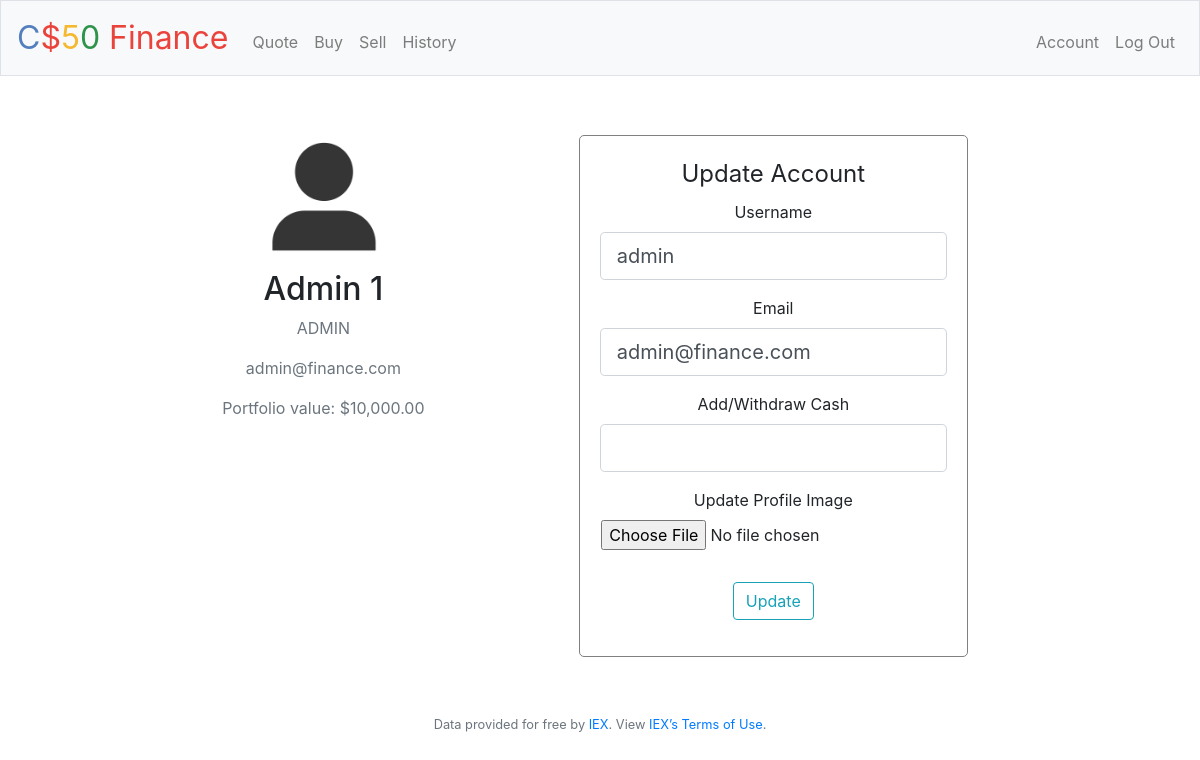
Page /account (signed in) on the committed database.
### webapp/users/models.py (models this page shows, shortened)
class User(db.Model, UserMixin):
    __tablename__ = 'user'
    id = db.Column(db.Integer, primary_key=True)
    first_name = db.Column(db.String(30))
    last_name = db.Column(db.String(255))
    username = db.Column(db.String(20), unique=True, nullable=False)
    email = db.Column(db.String(120), unique=True, nullable=False)
    password = db.Column(db.String(60), nullable=False)
    image_file = db.Column(db.String(20), nullable=False, default='default.png')
    bio = db.Column(db.TEXT)
    created_on = db.Column(db.DateTime, nullable=False, default=datetime.utcnow)
    last_online = db.Column(db.DateTime, nullable=False, default=datetime.utcnow)
    starting_cash = db.Column(db.Float, nullable=False)
    cash = db.Column(db.Float, default=0.00)
    portfolio_value = db.Column(db.Float, default=0.00)
    portfolio_size = db.Column(db.Integer, nullable=False, default=0)
    num_buys = db.Column(db.Integer, nullable=False, default=0)
    num_sales = db.Column(db.Integer, nullable=False, default=0)
    num_equal_sales = db.Column(db.Integer, nullable=False, default=0)
    num_positive_sales = db.Column(db.Integer, nullable=False, default=0)
    num_negative_sales = db.Column(db.Integer, nullable=False, default=0)
    last_buy = db.Column(db.DateTime)
    last_sale = db.Column(db.DateTime)
    status = db.Column(db.Boolean, nullable=False, server_default='1')
    access = db.Column(db.Integer, nullable=False, default=1)
    roles = db.relationship('Role', secondary='user_roles')
    shares = db.relationship('Share', backref='owner', lazy=True)
    transactions = db.relationship('Transaction', backref='user', lazy=True)

### webapp/users/routes.py (the view)
@users.route("/account", methods=['GET', 'POST'])
@login_required
def account():
    form = UpdateAccountForm()
    if form.validate_on_submit():
        if form.image.data:
            image_file = save_image(form.image.data)
            current_user.image_file = image_file
        current_user.username = form.username.data
        current_user.email = form.email.data
        current_user.cash += form.cash.data
        db.session.commit()
        flash('Your account has been updated!', 'success')
        return redirect(url_for('users.account'))
    elif request.method == 'GET':
        form.username.data = current_user.username
        form.email.data = current_user.email
    image_file = url_for('static', filename=f'profile_pics/{current_user.image_file}')
    return render_template('account.html', title='Account', image_file=image_file, form=form)

### webapp/users/forms.py (shortened to what this page needs)
class UpdateAccountForm(FlaskForm):
    username = StringField('Username',
                           validators=[Length(min=2, max=20)])
    email = StringField('Email',
                        validators=[Email()])
    cash = FloatField('Add/Withdraw Cash')
    image = FileField('Update Profile Image', validators=[FileAllowed(['jpg', 'jpeg', 'png'])])
    submit = SubmitField('Update')

### webapp/users/models.py (called while the page is built)
@login_manager.user_loader
def load_user(user_id):
    return User.query.get(int(user_id))

### webapp/templates/account.html (shortened to what this page needs)
{% extends "layout.html" %}
{% block main %}
    <div class="account">
        <div class="account-info">
            <img class="rounded-circle account-img" src="{{ image_file }}">
            <div class="media-body">
                <h2 class="account-heading">{{ current_user.first_name }} {{ current_user.last_name }} </h2>
                <p class="text-secondary">{{ current_user.username.upper() }}</p>
                <p class="text-secondary"> {{ current_user.email }}</p>
                <p class="text-secondary"> Portfolio value: {{ '${:,.2f}'.format(current_user.cash + current_user.portfolio_value) }}</p>
            </div>
        </div>
        <div class="account-update-form">
            <form action="" method="post" enctype="multipart/form-data">
                <legend>Update Account</legend>
                <fieldset class="form-group">
                    <div class="form-group">
                        {{ form.username.label(class="form-control-label") }}
                        {% if form.username.errors %}
                            {{ form.username(class="form-control form-control-lg is-invalid") }}
                            <div class="invalid-feedback">
                                {% for error in form.username.errors %}
                                    <span>{{ error }}</span>
                                {% endfor %}
                            </div>
                        {% else %}
                            {{ form.username(class="form-control form-control-lg") }}
                        {% endif %}
                    </div>
                    <div class="form-group">
                        {{ form.email.label(class="form-control-label") }}
                        {% if form.email.errors %}
                            {{ form.email(class="form-control form-control-lg is-invalid") }}
                            <div class="invalid-feedback">
                                {% for error in form.email.errors %}
                                    <span>{{ error }}</span>
                                {% endfor %}
                            </div>
                        {% else %}
                            {{ form.email(class="form-control form-control-lg") }}
                        {% endif %}
                    </div>
                    <div class="form-group">
                        {{ form.cash.label(class="form-control-label") }}
                        {% if form.cash.errors %}
                            {{ form.cash(class="form-control form-control-lg is-invalid") }}
                            <div class="invalid-feedback">
                                {% for error in form.cash.errors %}
                                    <span>{{ error }}</span>
                                {% endfor %}
                            </div>
                        {% else %}
                            {{ form.cash(class="form-control form-control-lg") }}
                        {% endif %}
                    </div>
                    <div class="form-group">
                        {{ form.image.label() }}
                        {{ form.image(class="form-control-file", id="account-update-img") }}
                    </div>
                </fieldset>
                <div class="form-group">
                    {{ form.submit(class="btn btn-outline-info") }}
                </div>
            </form>
        </div>
    </div>
{% endblock main %}

### webapp/templates/layout.html (shortened to what this page needs)
<!DOCTYPE html>
<html lang="en">
    <head>
        <link href="https://maxcdn.bootstrapcdn.com/bootstrap/4.1.3/css/bootstrap.min.css" rel="stylesheet">
        <link href="{{ url_for('static', filename='css/styles.css') }}" rel="stylesheet">
    </head>
    <body>
        <nav class="navbar navbar-expand-md navbar-light bg-light border">
            <a class="navbar-brand" href="/"><span class="blue">C</span><span class="red">$</span><span class="yellow">5</span><span class="green">0</span> <span class="red">Finance</span></a>
            <div class="collapse navbar-collapse" id="navbar">
                {% if current_user.is_authenticated %}
                    <ul class="navbar-nav mr-auto mt-2">
                        <li class="nav-item"><a class="nav-link" href="{{ url_for('main.quote') }}">Quote</a></li>
                        <li class="nav-item"><a class="nav-link" href="{{ url_for('transactions.buy') }}">Buy</a></li>
                        <li class="nav-item"><a class="nav-link" href="{{ url_for('transactions.sell') }}">Sell</a></li>
                        <li class="nav-item"><a class="nav-link" href="{{ url_for('transactions.history') }}">History</a></li>
                    </ul>
                    <ul class="navbar-nav ml-auto mt-2">
                        <li class="nav-item"><a class="nav-link" href="{{ url_for('users.account') }}">Account</a></li>
                        <li class="nav-item"><a class="nav-link" href="{{ url_for('users.logout') }}">Log Out</a></li>
                    </ul>
                {% else %}
                    <ul class="navbar-nav ml-auto mt-2">
                        <li class="nav-item"><a class="nav-link" href="{{ url_for('users.register') }}">Register</a></li>
                        <li class="nav-item"><a class="nav-link" href="{{ url_for('users.login') }}">Log In</a></li>
                    </ul>
                {% endif %}
            </div>
        </nav>
        <main class="container p-5">
            <div class="row">
                <div class="col-md-8">
                </div>
            </div>
            {% block main %}{% endblock %}
        </main>
        <footer class="small text-center text-muted">
            Data provided for free by <a href="https://iextrading.com/developer">IEX</a>. View <a href="https://iextrading.com/api-exhibit-a/">IEX’s Terms of Use</a>.
        </footer>
    </body>
</html>

### webapp/static/css/styles.css (style rules this page uses)
body { margin: 0; padding: 0; box-sizing: border-box; }
nav .navbar-brand { font-size: xx-large; }
nav .navbar-brand .blue { color: #537fbe; }
nav .navbar-brand .red { color: #ea433b; }
nav .navbar-brand .yellow { color: #f5b82e; }
nav .navbar-brand .green { color: #2e944b; }
main .form-control { display: inline-block; width: auto; }
.col-md-8 { margin: auto; }
main { overflow-x: auto; text-align: center; }
.form-group { display: flex; flex-direction: column; align-items: center; }
main img { max-width: 100%; }
.account { display: flex; justify-content: space-evenly; flex-wrap: wrap; }
.account-img { width: 200px; }
.account-update-form { border: 1px solid grey; border-radius: 5px; margin: 10px; }
.account-update-form > form { padding: 10px; margin: 10px; }
#account-update-img { width: fit-content; }

### rows in the picture
User: first_name "Admin", last_name "1", username "ADMIN", email "admin@finance.com", current_user.cash+current_user.portfolio_value "$10,000.00", username "admin"
